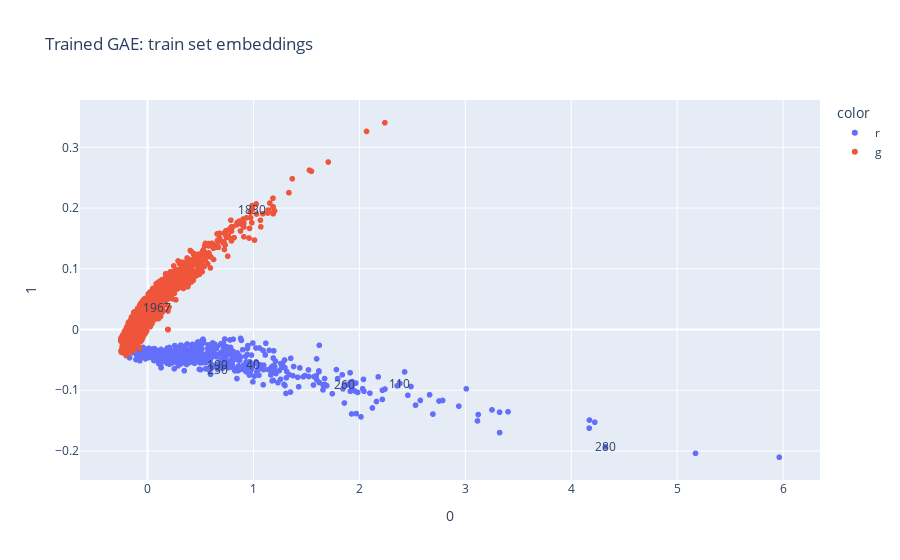

This figure's notebook cell:
### Code cell
visualize_pca_embeddings(
    gae_model, train_dataset, title='Trained GAE: train set embeddings',
    labeled=True, labels=[40, 190, 230, 1830, 260, 110, 280, 1967])

### Figure 1 — Plotly figure (JSON) as saved in the notebook; plotly's stock layout.template omitted (floating-point values rounded to 4 significant figures; data arrays with more than 128 entries replaced by an {"elided": "..."} marker saying what was removed)
{"data": [{"customdata": {"elided": "519x1x2 mixed values"}, "hovertemplate": "color=r<br>0=%{x}<br>1=%{y}<br>hover_data_0=%{customdata[0]}<extra></extra>", "legendgroup": "r", "marker": {"color": "#636efa", "symbol": "circle"}, "mode": "markers", "name": "r", "showlegend": true, "type": "scattergl", "x": {"elided": "519 float values"}, "xaxis": "x", "y": {"elided": "519 float values"}, "yaxis": "y"}, {"customdata": {"elided": "7294x1 int values"}, "hovertemplate": "color=g<br>0=%{x}<br>1=%{y}<br>hover_data_0=%{customdata[0]}<extra></extra>", "legendgroup": "g", "marker": {"color": "#EF553B", "symbol": "circle"}, "mode": "markers", "name": "g", "showlegend": true, "type": "scattergl", "x": {"elided": "7294 float values"}, "xaxis": "x", "y": {"elided": "7294 float values"}, "yaxis": "y"}], "layout": {"annotations": [{"showarrow": false, "text": "40", "x": 0.9998, "y": -0.05748}, {"showarrow": false, "text": "190", "x": 0.6602, "y": -0.05699}, {"showarrow": false, "text": "230", "x": 0.6624, "y": -0.06577}, {"showarrow": false, "text": "1830", "x": 0.9899, "y": 0.1982}, {"showarrow": false, "text": "260", "x": 1.864, "y": -0.09022}, {"showarrow": false, "text": "110", "x": 2.382, "y": -0.08884}, {"showarrow": false, "text": "280", "x": 4.323, "y": -0.1934}, {"showarrow": false, "text": "1967", "x": 0.09075, "y": 0.03682}], "legend": {"title": {"text": "color"}, "tracegroupgap": 0}, "title": {"text": "Trained GAE: train set embeddings"}, "xaxis": {"anchor": "y", "domain": [0, 1], "title": {"text": "0"}}, "yaxis": {"anchor": "x", "domain": [0, 1], "title": {"text": "1"}}}}
